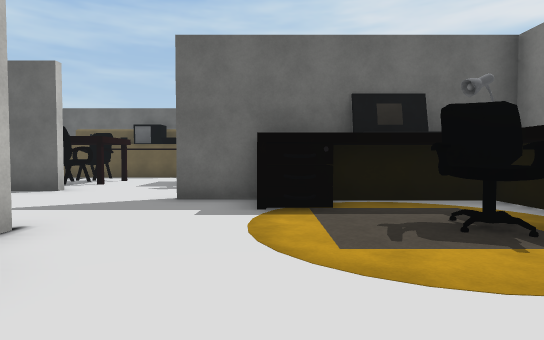
View 1 (above)

24 first-person views from a walk through a Unity game level. The camera is 1.5 m above the floor, tilts 2° down and sees 80° across. The floor is counted in squares, 2 m on a side. Each view is taken from the middle of a square. On the plan, view 1 faces up. The plan holds only what a view shows up to about 11 squares ahead; the rest is blank. The place goes on beyond the plan. The player is left out. Some surface patterns are stand-ins.

View 2
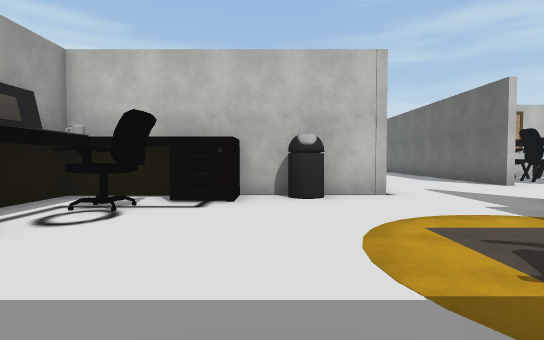

View 3
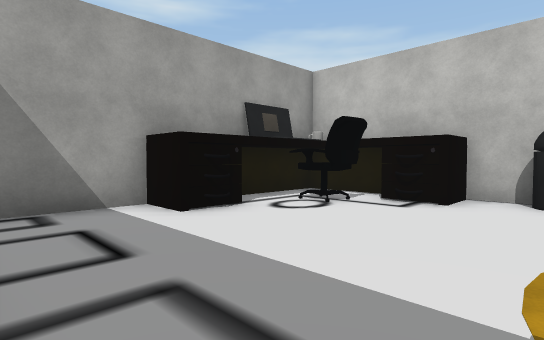

View 4
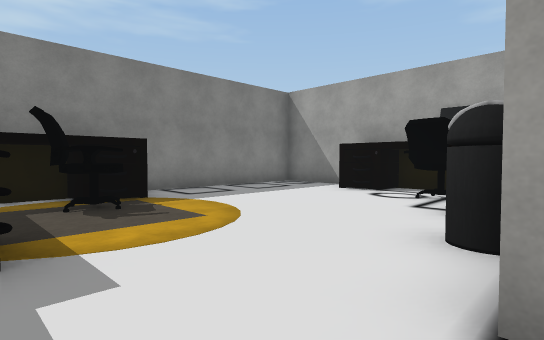

View 5
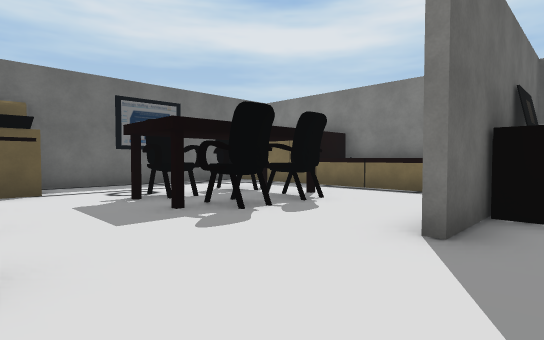

View 6
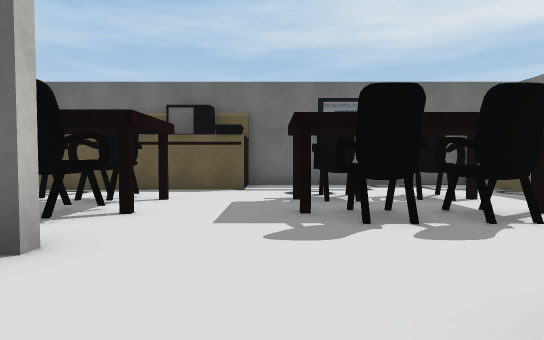

View 7
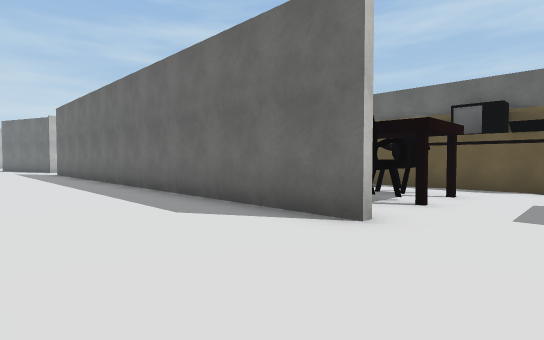

View 8
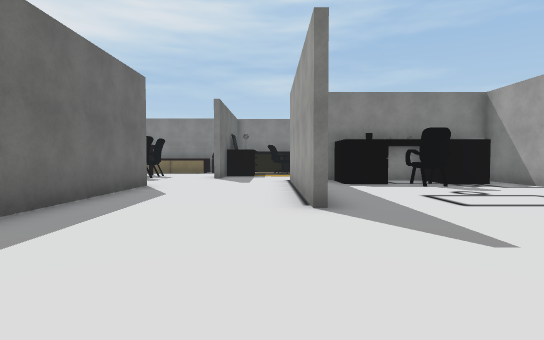

View 9
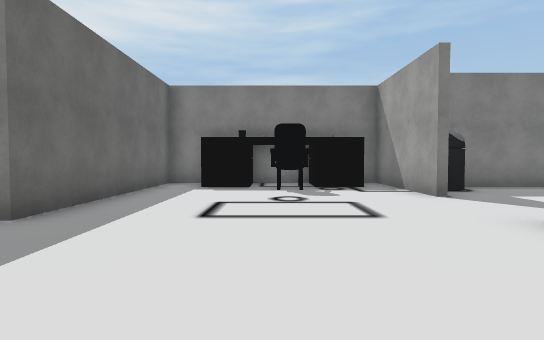

View 10
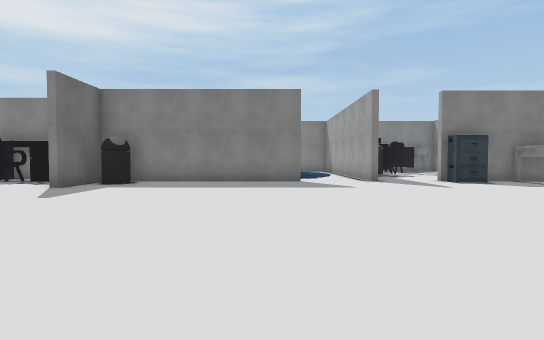

View 11
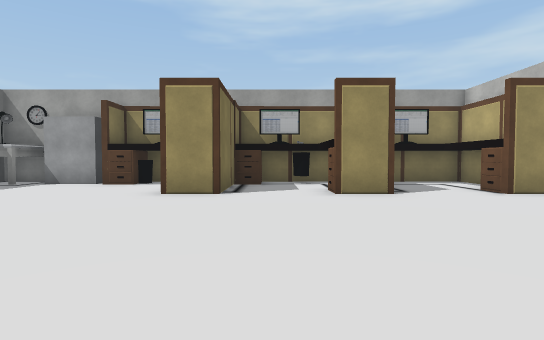

View 12
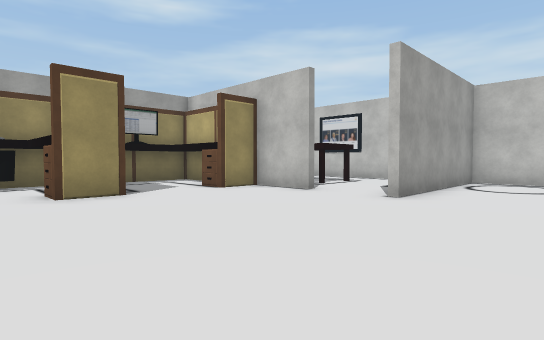

View 13
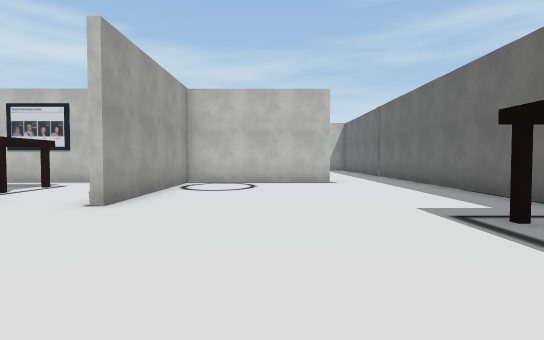

View 14
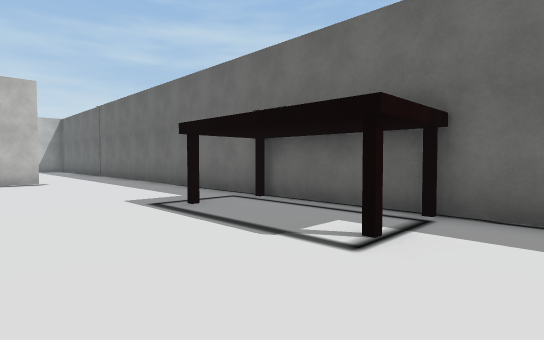

View 15
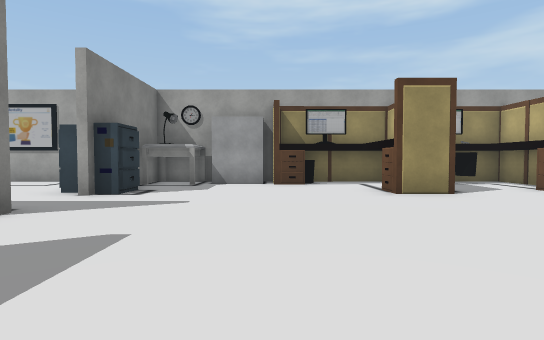

View 16
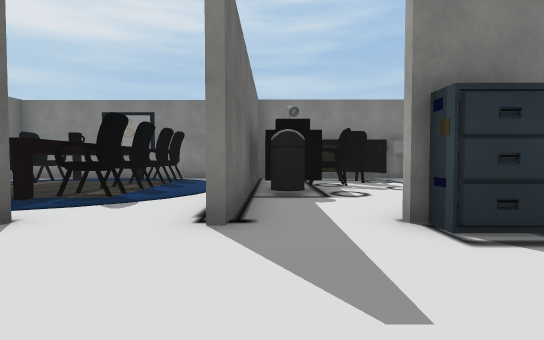

View 17
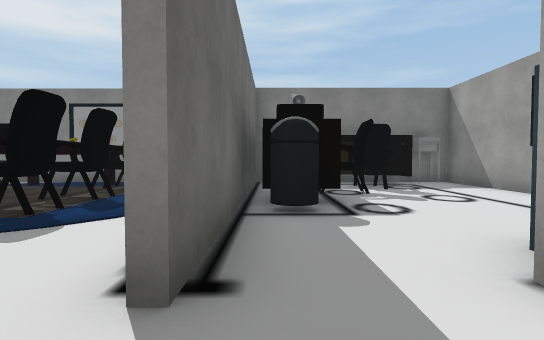

View 18
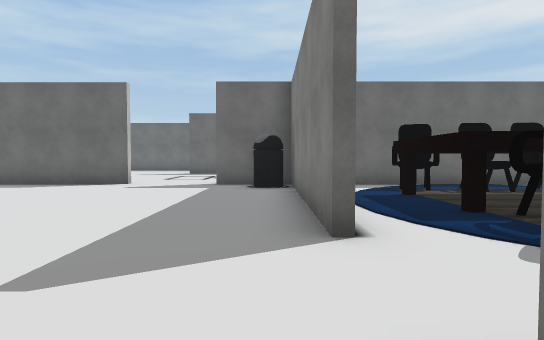

View 19
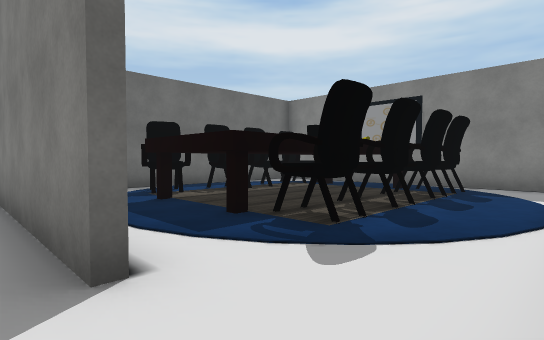

View 20
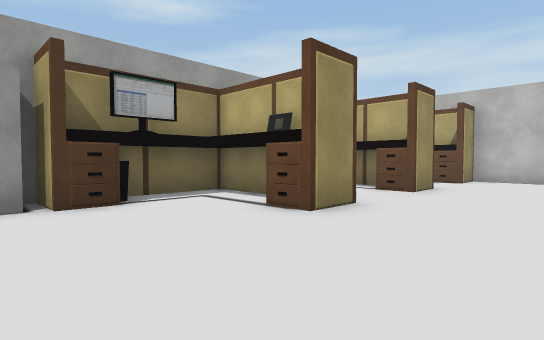

View 21
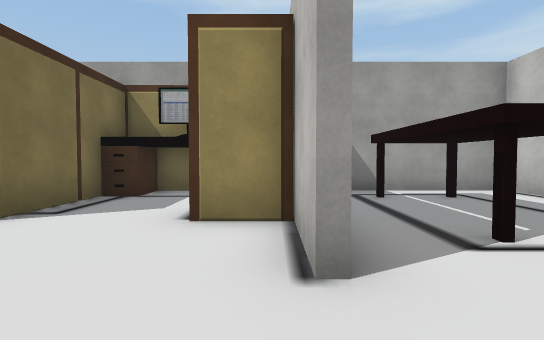

View 22
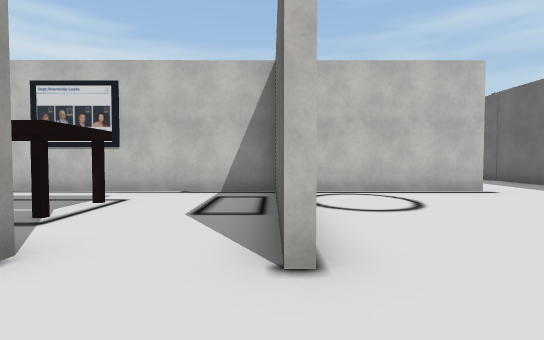

View 23
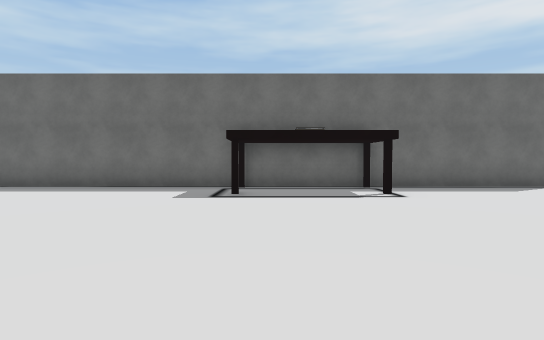

View 24
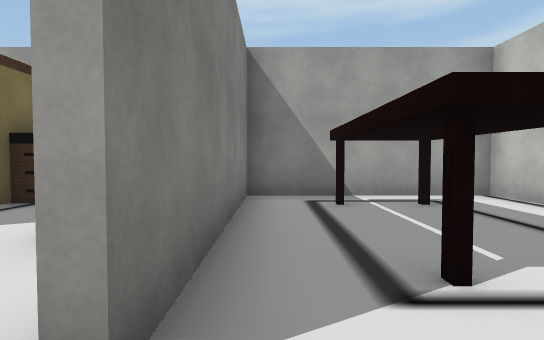

### Floor plan
Key: @ floor where view 1 was taken; # wall or solid block; . floor; / step, stairs or slope; C chair; A cabinet; R rug; L laptop; B bin; T table; O other object.
Columns run from 25 left of view 1 to 4 right of it. Each row starts with its distance up from view 1.
 15                      ########
 14                      #......#
 13                  #####......#
 12                  ...........#
 11                  OOCO..C.CO.#
 10                   ..........#
  9                  OOCC..CCC..##
  8                #    ........#
  7           ###########......
  6          ...............######
  5          ................ARLL#
  4            ............... CC#
  3             ....#######...  A#
  2              .........#B......
  1              ........##.......
  0             ........CC#A.@....
 -1              .......C##AC.....
 -2               .......## C.....
 -3 ################...###########
 -4 ....................B#......
 -5 .......O..#..........#.CC/..C.
 -6 .....................#...CC.C.
 -7 #....................#.     #.
 -8 #....................#.# O ##.
 -9 #....................#.C.CC#C.
-10 #......................C.CC.C.
-11 ######........................
-12  ....................####.
-13 #.....#.................B ####
-14 #...O.#.................. CC #
-15 #.....##.#O..#O.....A#....CCC#
-16 #.....#..#...#.......#A....CAA
-17 #...O.#..O...#......T# ......#
-18 #.....#..O.B.O..B#O.T#  .....#
-19 ######################  ######

Positions as (right, up) in squares from view 1, and headings:
1: (0, 0), facing up
2: (4, 1), facing left
3: (4, 2), facing down-left
4: (-3, 5), facing down-right
5: (-5, 5), facing up-right
6: (-3, 5), facing up
7: (-3, 4), facing up-left
8: (-14, 4), facing right
9: (-13, 0), facing right
10: (-15, -9), facing right
11: (-13, -8), facing down
12: (-13, -8), facing down-left
13: (-14, -8), facing left
14: (-13, -8), facing up-left
15: (-8, -8), facing down
16: (-8, -13), facing right
17: (-6, -13), facing right
18: (-5, -13), facing up
19: (-5, -12), facing up-right
20: (-7, -12), facing down-left
21: (-19, -11), facing down
22: (-17, -11), facing left
23: (-17, -12), facing up
24: (-20, -12), facing down
